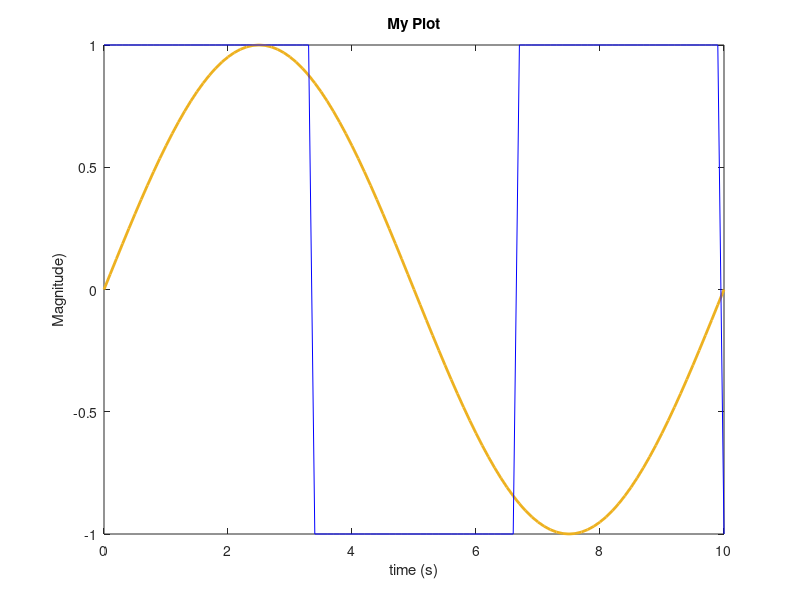
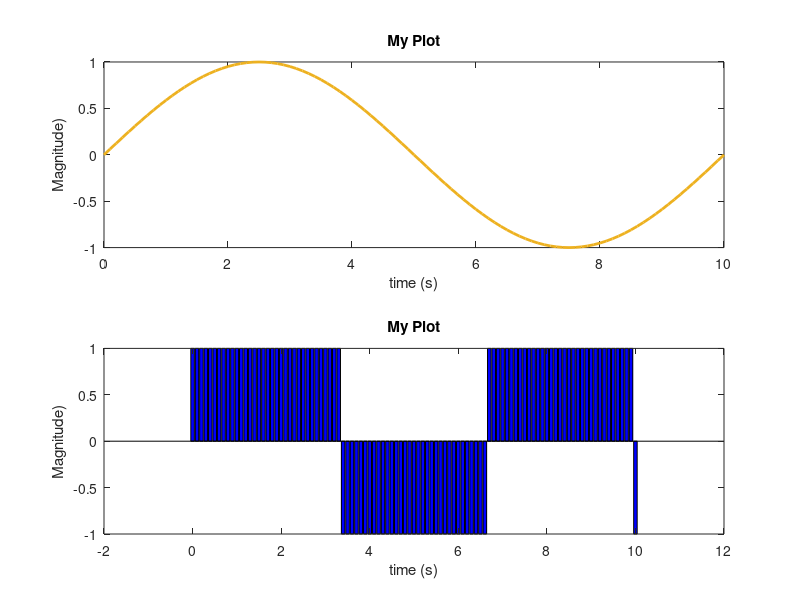

These charts were generated, in order, by the following MATLAB code:
clear all
close all

clc

t = 0:0.1:10;
y1 = sin(2*pi*0.1*t);
y2 = square(2*pi*0.15*t);
myArr = 1:50;

for i=1:20
    ax(i) = myArr(i)*3 +2;
end


figure(); hold on; box on;
plot(t,y1,'Color',[0.9290 0.6940 0.1250],'LineWidth',2);
plot(t,y2,'b');
title('My Plot');
xlabel('time (s)');
ylabel('Magnitude)');

figure();
subplot(2,1,1);
plot(t,y1,'Color',[0.9290 0.6940 0.1250],'LineWidth',2);
xlabel('time (s)');
ylabel('Magnitude)');
title('My Plot');

subplot(2,1,2);
bar(t,y2,'b');
xlabel('time (s)');
ylabel('Magnitude)');
title('My Plot');